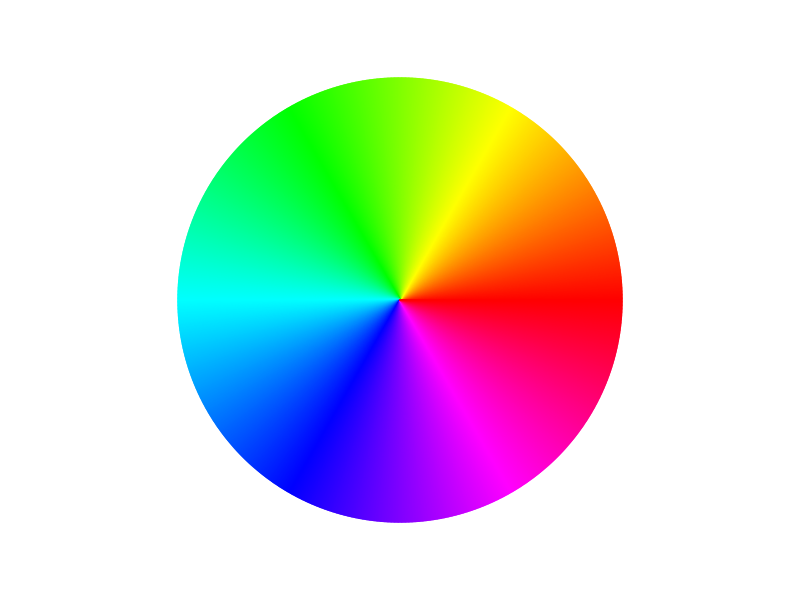
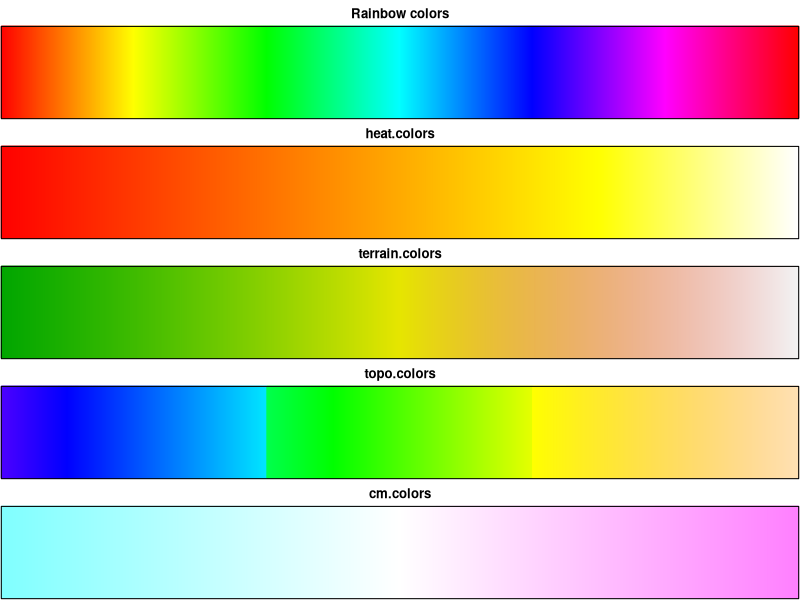

These figures' R source, in order:
# there five pre defined colors in R
# http://blog.sina.com.cn/s/blog_69ffa1f90101sie6.html

# rainbow
n <- 1000
par(mar = c(0,0,0,0))
pie(rep(1,times=n),labels="",col=rainbow(n),border=rainbow(n))

# show all five color schema
par(mfrow=c(5,1)); par(mar=c(0.1,0.1,2,0.1));par(xaxs="i", yaxs="i")
n <- 10000
barplot(rep(1,times=n),col=rainbow(n),border=rainbow(n),axes=FALSE, main="Rainbow colors"); box()
barplot(rep(1,times=n),col=heat.colors(n),border=heat.colors(n),axes=FALSE, main="heat.colors"); box()
barplot(rep(1,times=n),col=terrain.colors(n),border=terrain.colors(n),axes=FALSE, main="terrain.colors"); box()
barplot(rep(1,times=n),col=topo.colors(n),border=topo.colors(n),axes=FALSE, main="topo.colors"); box()
barplot(rep(1,times=n),col=cm.colors(n),border=cm.colors(n),axes=FALSE, main="cm.colors"); box()

